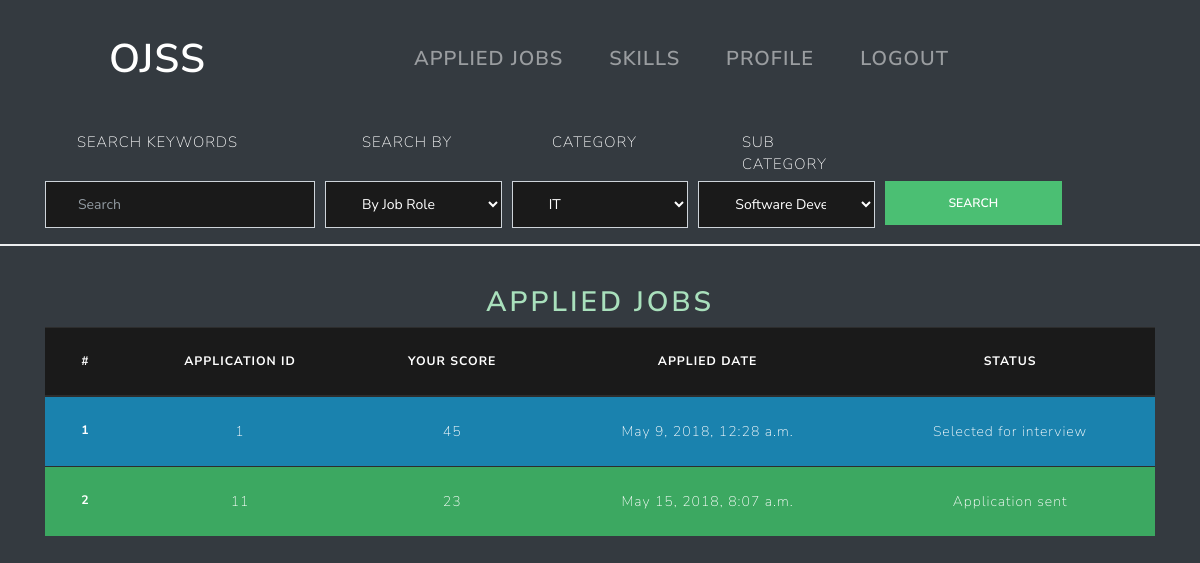
The app's page /see_applications (signed in) with its own data.
### ojss_app/models.py (models this page shows)
class Application(models.Model):
    APPLICATION_CHOICES = (
        ('A', 'ACTIVE'),
        ('S', 'SELECTED'),
        ('R', 'REJECTED'),
        {'I', 'Interview'},
    )
    seeker = models.ForeignKey(SeekerProfile, on_delete=models.CASCADE)
    date = models.DateTimeField(auto_now_add=True)
    seeker_name = models.CharField(max_length=255)
    job = models.ForeignKey(Job, on_delete=models.CASCADE)
    cover_letter = models.CharField(max_length=1000)
    cv = models.CharField(max_length=1000)
    matching_score = models.IntegerField()
    status = models.CharField(max_length=1,
                              choices=APPLICATION_CHOICES,
                              default='M')

### ojss_app/views.py (the view)
# urls.py: path("see_applications", views.ApplicationController.my_applications, name="my_applications"),
    @staticmethod
    @login_required
    def my_applications(request):
        try:
            seekerprofile = SeekerProfile.objects.get(seeker_id=request.user.id)
            application_list = Application.objects.filter(seeker=seekerprofile).order_by('date')
            args = {'applications': application_list}
        except:
            application_list = []
            args = {'applications': application_list}
        return render(request, 'ojss_app/appliedjobs.html', args)

### ojss/templates/ojss_app/appliedjobs.html
{%  extends "base.html" %}
{% block content %}
    <div class="container">
        <div class="text-center" style="margin-top: 40px">
            {% if applications %}
                <h2 > Applied Jobs </h2>
                <table class="table table-dark table-striped">
                      <thead>
                        <tr>
                             <th scope="col">#</th>
                             <th scope="col">Application Id</th>
                             <th scope="col">Your Score</th>
                             <th scope="col">Applied date</th>
                             <th scope="col">Status</th>
                        </tr>
                      </thead>
                        <tbody>
                        {%  for item in applications %}
                        {%  if item.status == 'A' %}
                        <tr style="background-color: #3ca861">
                        {% elif item.status == 'I' %}
                            <tr style="background-color: #1a82ae">
                            {% elif item.status == 'R' %}
                                <tr style="background-color: #d9534f">
                                {% else %}
                                    <tr style="background-color: #573e1c">
                                    {% endif %}
                          <th scope="row">{{ forloop.counter }}</th>
                             <td>{{ item.id }}</td>
                             <td>{{ item.matching_score }}</td>
                             <td>{{ item.date }}</td>
                             {% if item.status == 'R' %}
                                 <td> Application rejected </td>
                             {% elif item.status == "A" %}
                                 <td>Application sent</td>
                                 {% elif item.status == "I" %}
                                 <td>Selected for interview</td>
                                 {% else %}<td> Selected for next round</td>
                             {% endif %}
                        </tr>
                {% endfor %}
                </tbody>
                </table>
            {% else %}
                <h6 style="margin-top: 100px;color: #c9302c" > You have not applied for any jobs </h6>
             {% endif %}
        </div>
    </div>
{%  endblock %}

### ojss/templates/base.html (shortened to what this page needs)
{% load staticfiles %}
<!DOCTYPE html>
<html lang="en">
<head>
   <link rel="stylesheet" href="{% static  'ojss_app/css/bootstrap.css' %}"/>
    <link rel="stylesheet" href="{% static  'ojss_app/css/main.css' %}"/>
</head>
<body>
{% if request.user.is_seeker or request.user == None %}
<div class="container" >
    <div class="row">
        <div class="col-md-12">
            <nav class="navbar navbar-dark navbar-expand-md bg-dark">
        <a class="navbar-brand mx-5" href="{% url 'search' %}" style="font-size:40px" > OJSS </a>
        <div class="collapse navbar-collapse clearfix" id="myTogglerNav">
            <div class="navbar-nav mx-auto" style="font-size: 20px">
                    <a class="navbar-item nav-link" href="{% url 'my_applications' %}"> Applied Jobs </a>
                    <a class="navbar-item nav-link" href="{% url 'skills' %}">Skills</a>
                    <a class="navbar-item nav-link" href="{% url 'seeker_profile' %}"> Profile </a>
                    <a class="navbar-item nav-link" href="{% url 'logout' %}"> Logout </a>
            </div>
        </div>
            </nav>
        </div>
    </div>
</div>
{% endif %}
    <div class="container">
        <div class="row">
            <div class="col-md-3">
                <label class="label form-control" for="searchText" style="background-color: transparent;
                color: #ffffff; font-size: 15px"> Search Keywords </label>
            </div>
             <div class="col-md-2">
                <label class="label form-control" for="searchCategory" style="background-color: transparent;
                color: #ffffff;font-size: 15px"> Search by </label>
            </div>
            <div class="col-md-2">
                <label class="label form-control" for="searchCategory" style="background-color: transparent;
                color: #ffffff;font-size: 15px"> Category </label>
            </div>
            <div class="col-md-2">
                <label class="label form-control" for="searchCategory" style="background-color: transparent;
                color: #ffffff;font-size: 15px"> Sub Category </label>
            </div>
        </div>
        <form  name="searchForm" type="get" action="{% url 'search_list' %}" style="margin-top: -35px">
            <div class="form-row">
                    <div class="form-group col-md-3" >
                        <input name="keyword" class="form-control" type="text" placeholder="Search" style="background-color: #1a1a1a;
                                            color:#ffffff" id="searchText">
                    </div>
                    <div class="form-group col-md-2">
                        <select class="form-control" name="search_by" style="margin-top: 20px; background-color: #1a1a1a;
                                            color:#ffffff" id="searchCategory">
                            <option value="1">By Job Role</option>
                        </select>
                    </div>
                    <div class="form-group col-md-2">
                        <select class="form-control" name="category" style="margin-top: 20px; background-color: #1a1a1a;
                                      color:#ffffff" data-url = "{% url 'category' %}"  id="category">
                            <option value="1">IT</option>
                        </select>
                    </div>
                    <div class="form-group col-md-2">
                        <select class="form-control" name="subcategory" style="margin-top: 20px; background-color: #1a1a1a;
                                            color:#ffffff" data-subcategory-url = "{% url 'subcategory' %}"  id="subcategory">
                            <option value="1">Software Development</option>
                        </select>
                    </div>
                    <div class="form-group col-md-2">
                        <button class="btn btn-success form-control" type="submit" style="margin-top: 20px"> Search </button>
                    </div>
            </div>
        </form>
    </div>
     <div class="row border">
     </div>
    {%  block content %}
    {%  endblock content %}
</body>
</html>

### ojss/static/ojss_app/css/main.css (style rules this page uses)
html { height: 100%; width: 100%; }
body { margin: 0; padding: 0; background-color: #343a40; }
.border { border-bottom: #3ca861; }
.label { border-style: none; font-size: larger; text-transform: uppercase ; }
.navbar-item { margin-right: 30px; position: relative; }
.navbar-item:before { content: ""; position: absolute; width: 100%; height: 2px; bottom: 0; left: 0; background-color: #000; visibility: hidden; -webkit-transform: scaleX(0); transform: scaleX(0); -webkit-transition: all 0.3s ease-in-out 0s; transition: all 0.3s ease-in-out 0s; }
.job_list h1, h2, h3, h4, h5, h6 { color: #a9e0bc; }
input { margin-top: 20px; color: #ffffff; }

### records on screen
Application: id "1", matching_score "45", date "May 9, 2018, 12:28 a.m.", status "Selected for interview"
Application: id "11", matching_score "23", date "May 15, 2018, 8:07 a.m.", status "Application sent"
